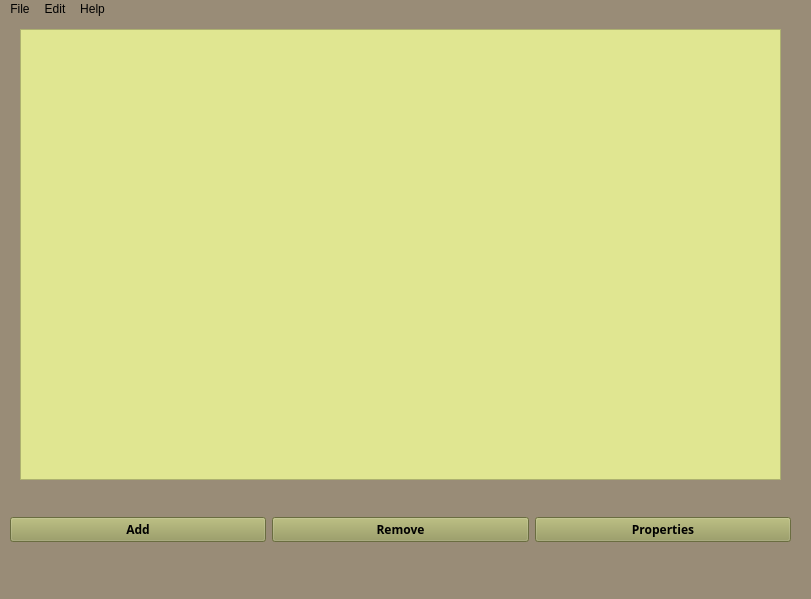
<?xml version="1.0" encoding="UTF-8"?>
<ui version="4.0">
 <class>ListWindow</class>
 <widget class="QMainWindow" name="ListWindow">
  <property name="geometry">
   <rect>
    <x>0</x>
    <y>0</y>
    <width>811</width>
    <height>599</height>
   </rect>
  </property>
  <property name="windowTitle">
   <string>ListWindow</string>
  </property>
  <property name="styleSheet">
   <string notr="true">QWidget {
    background-color: #998C77;
}
</string>
  </property>
  <widget class="QWidget" name="centralwidget">
   <widget class="QWidget" name="verticalLayoutWidget">
    <property name="geometry">
     <rect>
      <x>10</x>
      <y>0</y>
      <width>781</width>
      <height>471</height>
     </rect>
    </property>
    <layout class="QVBoxLayout" name="verticalLayout">
     <property name="leftMargin">
      <number>10</number>
     </property>
     <property name="topMargin">
      <number>10</number>
     </property>
     <property name="rightMargin">
      <number>10</number>
     </property>
     <property name="bottomMargin">
      <number>10</number>
     </property>
     <item>
      <widget class="QListWidget" name="listWidget">
       <property name="styleSheet">
        <string notr="true">QListWidget {
    background-color: #E0E691;
	color: #000000;
}
	</string>
       </property>
      </widget>
     </item>
    </layout>
   </widget>
   <widget class="QWidget" name="horizontalLayoutWidget">
    <property name="geometry">
     <rect>
      <x>10</x>
      <y>480</y>
      <width>781</width>
      <height>61</height>
     </rect>
    </property>
    <layout class="QHBoxLayout" name="horizontalLayout">
     <item>
      <widget class="QPushButton" name="pushButton">
       <property name="font">
        <font>
         <family>Arial Black</family>
         <bold>true</bold>
        </font>
       </property>
       <property name="styleSheet">
        <string notr="true">QWidget {
    background-color: #959959;
	color: #000000;
}</string>
       </property>
       <property name="text">
        <string>Add</string>
       </property>
       <property name="icon">
        <iconset>
         <normaloff>icons/iconmonstr-plus-square-lined-24.png</normaloff>icons/iconmonstr-plus-square-lined-24.png</iconset>
       </property>
      </widget>
     </item>
     <item>
      <widget class="QPushButton" name="pushButton_2">
       <property name="font">
        <font>
         <family>Arial Black</family>
         <bold>true</bold>
        </font>
       </property>
       <property name="styleSheet">
        <string notr="true">QWidget {
    background-color: #959959;
	color: #000000;
}</string>
       </property>
       <property name="text">
        <string>Remove</string>
       </property>
       <property name="icon">
        <iconset>
         <normaloff>icons/iconmonstr-trash-can-lined-24.png</normaloff>icons/iconmonstr-trash-can-lined-24.png</iconset>
       </property>
      </widget>
     </item>
     <item>
      <widget class="QPushButton" name="pushButton_3">
       <property name="font">
        <font>
         <family>Arial Black</family>
         <bold>true</bold>
        </font>
       </property>
       <property name="styleSheet">
        <string notr="true">QWidget {
    background-color: #959959;
	color: #000000;
}</string>
       </property>
       <property name="text">
        <string>Properties</string>
       </property>
       <property name="icon">
        <iconset>
         <normaloff>icons/iconmonstr-gear-thin-24.png</normaloff>icons/iconmonstr-gear-thin-24.png</iconset>
       </property>
      </widget>
     </item>
    </layout>
   </widget>
  </widget>
  <widget class="QMenuBar" name="menubar">
   <property name="geometry">
    <rect>
     <x>0</x>
     <y>0</y>
     <width>811</width>
     <height>25</height>
    </rect>
   </property>
   <widget class="QMenu" name="menuGroceries_List_App">
    <property name="title">
     <string>File</string>
    </property>
    <addaction name="actionExport"/>
    <addaction name="actionImpoet"/>
   </widget>
   <widget class="QMenu" name="menuHelp">
    <property name="title">
     <string>Help</string>
    </property>
    <addaction name="actionInfo"/>
   </widget>
   <widget class="QMenu" name="menuEdit">
    <property name="title">
     <string>Edit</string>
    </property>
    <addaction name="actionAdd"/>
    <addaction name="actionRemove"/>
   </widget>
   <addaction name="menuGroceries_List_App"/>
   <addaction name="menuEdit"/>
   <addaction name="menuHelp"/>
  </widget>
  <widget class="QStatusBar" name="statusbar"/>
  <action name="actionExport">
   <property name="text">
    <string>Export</string>
   </property>
  </action>
  <action name="actionImpoet">
   <property name="text">
    <string>Import</string>
   </property>
  </action>
  <action name="actionInfo">
   <property name="text">
    <string>Info</string>
   </property>
  </action>
  <action name="actionAdd">
   <property name="text">
    <string>Add</string>
   </property>
  </action>
  <action name="actionRemove">
   <property name="text">
    <string>Remove</string>
   </property>
  </action>
 </widget>
 <resources/>
 <connections/>
</ui>
